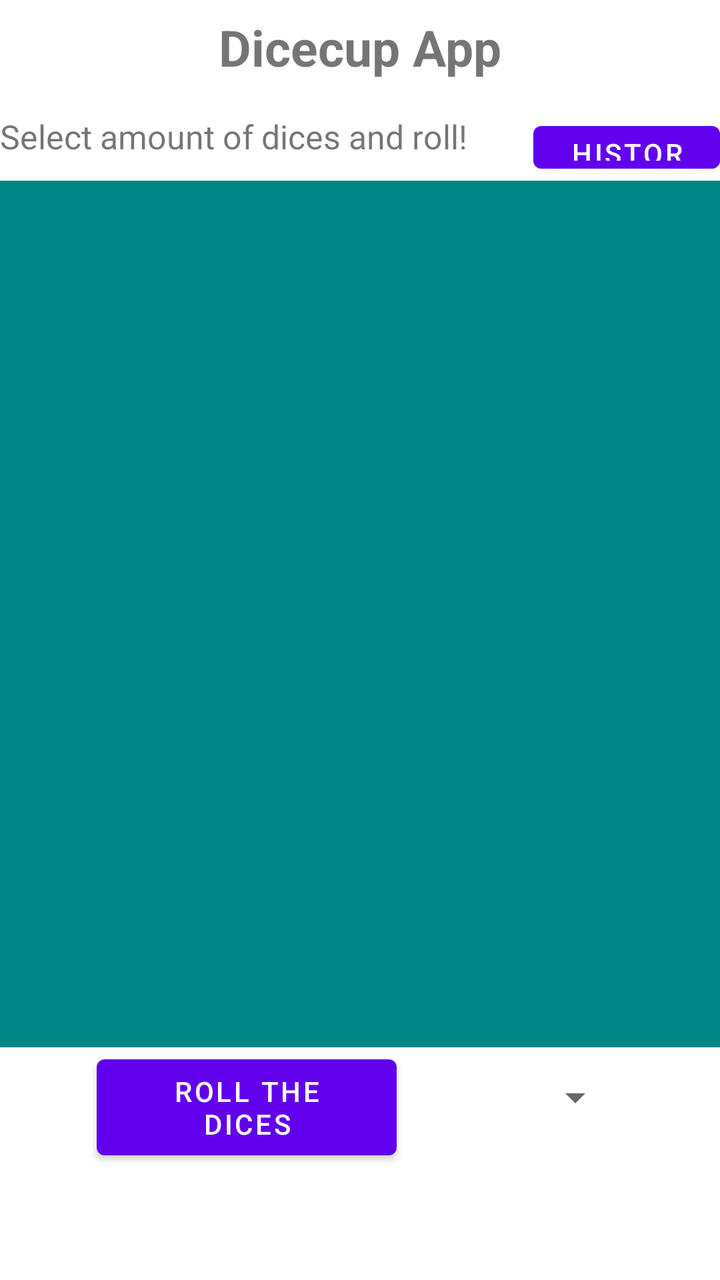
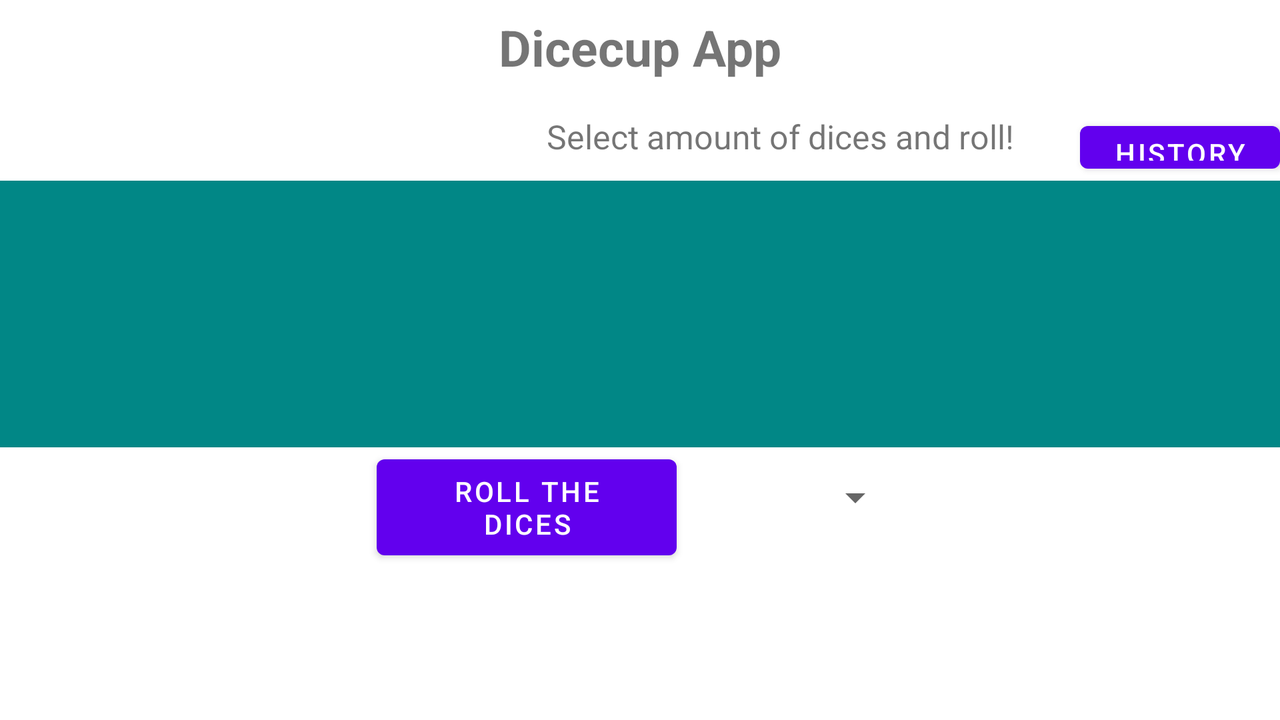

Two renders of one Android screen. The first uses the default layout on a phone; the second uses the alternative layout the repository ships for a different screen configuration, on a matching device. The two XML files are below.
<!-- AndroidManifest.xml: application theme Theme.Dicecupcompulsory -->
<!-- res/layout/activity_main.xml -->
<?xml version="1.0" encoding="utf-8"?>
<LinearLayout xmlns:android="http://schemas.android.com/apk/res/android"
    xmlns:app="http://schemas.android.com/apk/res-auto"
    xmlns:tools="http://schemas.android.com/tools"
    android:layout_width="match_parent"
    android:layout_height="match_parent"
    tools:context=".gui.MainActivity"
    android:orientation="vertical"
    android:layout_gravity="center">

    <TextView
        android:layout_width="wrap_content"
        android:layout_height="wrap_content"
        android:text="Dicecup App"
        android:textSize="25dp"
        android:textStyle="bold"
        android:layout_marginTop="20px"
        android:layout_gravity="center"/>

    <RelativeLayout
        android:layout_height="100px"
        android:layout_width="match_parent"
        android:layout_marginTop="50px"
        android:gravity="right">
        <Button
            android:id="@+id/btnHistory"
            android:onClick="onClickHistory"
            android:layout_height="50dp"
            android:layout_width="100dp"
            android:text="History"
            android:layout_toRightOf="@+id/txtSelect"
            >
        </Button>
        <TextView
            android:id="@+id/txtSelect"
            android:layout_height="100px"
            android:layout_width="800px"
            android:text="Select amount of dices and roll!"
            android:textSize="50px"
            >
        </TextView>

    </RelativeLayout>

    <RelativeLayout
        android:id="@+id/dicecupPlatform"
        android:layout_height="1300px"
        android:layout_width="match_parent"
        android:background="@color/teal_700"
        android:orientation="vertical"
        android:gravity="center">

        <ImageView
            android:id="@+id/imgDice1"
            android:layout_width="wrap_content"
            android:layout_height="wrap_content"
            android:layout_margin="30dp"
            android:adjustViewBounds="true"
            android:maxWidth="100dp"
            android:scaleType="fitCenter"
            android:src="@drawable/dice1"
            android:visibility="invisible"/>

        <ImageView
            android:id="@+id/imgDice2"
            android:layout_width="wrap_content"
            android:layout_height="wrap_content"
            android:src="@drawable/dice1"
            android:layout_margin="30dp"
            android:maxWidth="100dp"
            android:scaleType="fitCenter"
            android:adjustViewBounds ="true"
            android:layout_toRightOf="@+id/imgDice1"
            android:visibility="invisible"/>

        <ImageView
            android:id="@+id/imgDice3"
            android:layout_width="wrap_content"
            android:layout_height="wrap_content"
            android:layout_margin="30dp"
            android:adjustViewBounds="true"
            android:maxWidth="100dp"
            android:scaleType="fitCenter"
            android:src="@drawable/dice1"
            android:paddingTop="300px"
            android:visibility="invisible"/>

        <ImageView
            android:id="@+id/imgDice4"
            android:layout_width="wrap_content"
            android:layout_height="wrap_content"
            android:src="@drawable/dice1"
            android:layout_margin="30dp"
            android:maxWidth="100dp"
            android:scaleType="fitCenter"
            android:adjustViewBounds ="true"
            android:paddingTop="300px"
            android:layout_toRightOf="@+id/imgDice3"
            android:visibility="invisible"/>

        <ImageView
            android:id="@+id/imgDice5"
            android:layout_width="wrap_content"
            android:layout_height="wrap_content"
            android:layout_margin="30dp"
            android:adjustViewBounds="true"
            android:maxWidth="100dp"
            android:scaleType="fitCenter"
            android:src="@drawable/dice1"
            android:paddingTop="600px"
            android:visibility="invisible"/>

        <ImageView
            android:id="@+id/imgDice6"
            android:layout_width="wrap_content"
            android:layout_height="wrap_content"
            android:src="@drawable/dice1"
            android:layout_margin="30dp"
            android:maxWidth="100dp"
            android:scaleType="fitCenter"
            android:adjustViewBounds ="true"
            android:paddingTop="600px"
            android:layout_toRightOf="@+id/imgDice5"
            android:visibility="invisible"/>

    </RelativeLayout>

    <LinearLayout
        android:layout_width="match_parent"
        android:layout_height="wrap_content"
        android:gravity="center|bottom">

        <Button
            android:id="@+id/btnRoll"
            android:layout_height="60dp"
            android:layout_width="150dp"
            android:text="Roll the dices"
            >
        </Button>
        <Spinner
            android:id="@+id/spnAmount"
            android:layout_height="50dp"
            android:layout_width="80dp"
            android:layout_gravity="right"
            android:layout_marginLeft="100px"
            android:tooltipText="Choose amount of dices">
        </Spinner>

    </LinearLayout>

</LinearLayout>
<!-- resources referenced by this layout -->
<resources>
  <style name="Theme.Dicecupcompulsory" parent="Theme.MaterialComponents.DayNight.DarkActionBar">
          
          <item name="colorPrimary">@color/purple_500</item>
          <item name="colorPrimaryVariant">@color/purple_700</item>
          <item name="colorOnPrimary">@color/white</item>
          
          <item name="colorSecondary">@color/teal_200</item>
          <item name="colorSecondaryVariant">@color/teal_700</item>
          <item name="colorOnSecondary">@color/black</item>
          
          <item name="android:statusBarColor" tools:targetApi="l">?attr/colorPrimaryVariant</item>
          
      </style>
</resources>
<!-- res/layout-land/activity_main.xml (the repository's variant of the layout above) -->
<!-- drawn on the phone turned sideways -->
<?xml version="1.0" encoding="utf-8"?>
<LinearLayout
    xmlns:android="http://schemas.android.com/apk/res/android" android:layout_width="match_parent"
    android:layout_height="match_parent">
    <LinearLayout xmlns:android="http://schemas.android.com/apk/res/android"
        xmlns:app="http://schemas.android.com/apk/res-auto"
        xmlns:tools="http://schemas.android.com/tools"
        android:layout_width="match_parent"
        android:layout_height="match_parent"
        tools:context=".gui.MainActivity"
        android:orientation="vertical"
        android:layout_gravity="center">

        <TextView
            android:layout_width="wrap_content"
            android:layout_height="wrap_content"
            android:text="Dicecup App"
            android:textSize="25dp"
            android:textStyle="bold"
            android:layout_marginTop="20px"
            android:layout_gravity="center"/>

        <RelativeLayout
            android:layout_height="100px"
            android:layout_width="match_parent"
            android:layout_marginTop="50px"
            android:gravity="right">
            <Button
                android:id="@+id/btnHistory"
                android:onClick="onClickHistory"
                android:layout_height="50dp"
                android:layout_width="100dp"
                android:text="History"
                android:layout_toRightOf="@+id/txtSelect"
                >
            </Button>
            <TextView
                android:id="@+id/txtSelect"
                android:layout_height="100px"
                android:layout_width="800px"
                android:text="Select amount of dices and roll!"
                android:textSize="50px"
                >
            </TextView>




        </RelativeLayout>

        <RelativeLayout
            android:id="@+id/dicecupPlatform"
            android:layout_height="400px"
            android:layout_width="match_parent"
            android:background="@color/teal_700"
            android:orientation="horizontal"
            android:gravity="center">

            <ImageView
                android:id="@+id/imgDice1"
                android:layout_width="wrap_content"
                android:layout_height="wrap_content"
                android:layout_margin="30dp"
                android:adjustViewBounds="true"
                android:maxWidth="50dp"
                android:scaleType="fitCenter"
                android:src="@drawable/dice1"
                android:visibility="invisible"/>

            <ImageView
                android:id="@+id/imgDice2"
                android:layout_width="wrap_content"
                android:layout_height="wrap_content"
                android:src="@drawable/dice1"
                android:layout_margin="30dp"
                android:maxWidth="50dp"
                android:scaleType="fitCenter"
                android:adjustViewBounds ="true"
                android:layout_toRightOf="@+id/imgDice1"
                android:visibility="invisible"/>

            <ImageView
                android:id="@+id/imgDice3"
                android:layout_width="wrap_content"
                android:layout_height="wrap_content"
                android:layout_margin="30dp"
                android:adjustViewBounds="true"
                android:maxWidth="50dp"
                android:scaleType="fitCenter"
                android:src="@drawable/dice1"
                android:layout_toRightOf="@+id/imgDice2"
                android:visibility="invisible"/>

            <ImageView
                android:id="@+id/imgDice4"
                android:layout_width="wrap_content"
                android:layout_height="wrap_content"
                android:src="@drawable/dice1"
                android:layout_margin="30dp"
                android:maxWidth="50dp"
                android:scaleType="fitCenter"
                android:adjustViewBounds ="true"
                android:layout_toRightOf="@+id/imgDice3"
                android:visibility="invisible"/>

            <ImageView
                android:id="@+id/imgDice5"
                android:layout_width="wrap_content"
                android:layout_height="wrap_content"
                android:layout_margin="30dp"
                android:adjustViewBounds="true"
                android:maxWidth="50dp"
                android:scaleType="fitCenter"
                android:src="@drawable/dice1"
                android:layout_toRightOf="@+id/imgDice4"
                android:visibility="invisible"/>

            <ImageView
                android:id="@+id/imgDice6"
                android:layout_width="wrap_content"
                android:layout_height="wrap_content"
                android:src="@drawable/dice1"
                android:layout_margin="30dp"
                android:maxWidth="50dp"
                android:scaleType="fitCenter"
                android:adjustViewBounds ="true"
                android:layout_toRightOf="@+id/imgDice5"
                android:visibility="invisible"/>

        </RelativeLayout>

        <LinearLayout
            android:layout_width="match_parent"
            android:layout_height="wrap_content"
            android:gravity="center|bottom">

            <Button
                android:id="@+id/btnRoll"
                android:layout_height="60dp"
                android:layout_width="150dp"
                android:text="Roll the dices"
                >
            </Button>
            <Spinner
                android:id="@+id/spnAmount"
                android:layout_height="50dp"
                android:layout_width="80dp"
                android:layout_gravity="right"
                android:layout_marginLeft="100px"
                android:tooltipText="Choose amount of dices">
            </Spinner>

        </LinearLayout>

    </LinearLayout>

</LinearLayout>
